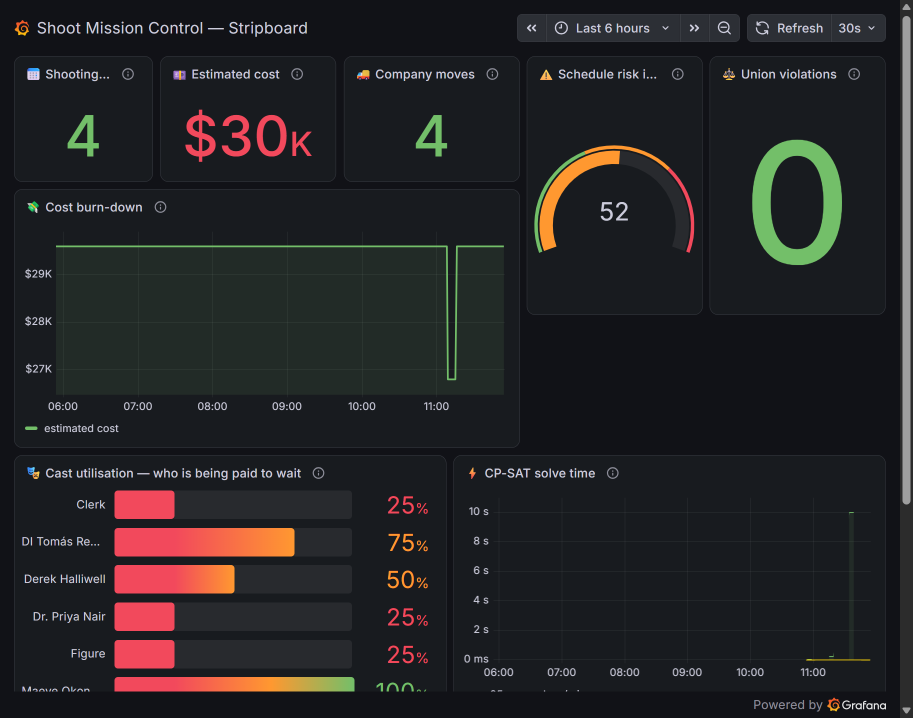
#> input picture docs/img/05-mission-control.png, 1825 x 1435 px (shown at 1/2 size)
$ python make_loop_gif.py
#> lines starting #> are read from the running program, lines starting #| are printed output that depends on the picture
"""
Builds `docs/img/00-the-loop.gif` — the loop this project is about, in four frames.

Each frame is a real screenshot of the deployed demo or of the public Grafana dashboard,
captioned. It is a composed sequence rather than a screen recording, and the README says so:
a GIF that looks like a recording but is not would be the same kind of small lie this
codebase spends its time removing.

    python demo/make_loop_gif.py

Requires Pillow. The screenshots come from `docs/img/`; retake them with a browser against
the deployed URL when the UI changes.
"""

from pathlib import Path

from PIL import Image, ImageDraw, ImageFont

WIDTH = 1100
CAPTION_HEIGHT = 78
FRAME_MS = 3000

IMG = Path(__file__).resolve().parent.parent / "docs" / "img"

FRAMES = [
    ("05-mission-control.png",
     "1 · Grafana watches the shoot, not the app",
     "Days, budget, company moves and who is being paid to wait"),
    ("02-proposals.png",
     "2 · Every option is a separate CP-SAT run",
     "The deltas are the difference between two solved schedules, not estimates"),
    ("01-stripboard.png",
     "3 · A human Producer approves — agents cannot",
     "Proposed by sa-replanner, approved by Producer. The service refuses anyone else"),
    ("04-audit-trail.png",
     "4 · And the decision is on the record",
     "Disruption -> proposal -> approval, append-only"),
]

INK = (17, 17, 17)
PAPER = (250, 249, 246)
ACCENT = (232, 179, 32)


def font(size: int, bold: bool = False):
    """Pillow's default font ignores size, so try the usual Windows faces first."""
    for name in (("segoeuib.ttf", "arialbd.ttf") if bold else ("segoeui.ttf", "arial.ttf")):
        try:
            return ImageFont.truetype(name, size)
        except OSError:
            continue
    return ImageFont.load_default()


def frame(path: Path, title: str, subtitle: str) -> Image.Image:
    shot = Image.open(path).convert("RGB")
#> shot is the input picture: PIL image 1825x1435 RGB; mean R, G, B 36.4, 35.3, 36.9

    # Scale to a common width, then crop to a 16:10-ish window so a tall full-page capture
    # does not shrink its own text into illegibility.
    scale = WIDTH / shot.width
#> scale = 0.603
    shot = shot.resize((WIDTH, int(shot.height * scale)), Image.LANCZOS)
#> shot: PIL image 1100x864 RGB
    body_height = min(shot.height, int(WIDTH * 0.62))
#> body_height = 682
    shot = shot.crop((0, 0, WIDTH, body_height))
#> shot: PIL image 1100x682 RGB

    canvas = Image.new("RGB", (WIDTH, body_height + CAPTION_HEIGHT), PAPER)
    canvas.paste(shot, (0, CAPTION_HEIGHT))

    draw = ImageDraw.Draw(canvas)
    draw.rectangle([0, 0, WIDTH, CAPTION_HEIGHT - 1], fill=PAPER)
    draw.rectangle([0, CAPTION_HEIGHT - 4, WIDTH, CAPTION_HEIGHT - 1], fill=ACCENT)
    draw.text((28, 14), title, font=font(27, bold=True), fill=INK)
    draw.text((28, 48), subtitle, font=font(17), fill=(90, 90, 90))
    return canvas


def main() -> int:
    missing = [name for name, _, _ in FRAMES if not (IMG / name).exists()]
    if missing:
        raise SystemExit(f"Missing screenshots in docs/img: {', '.join(missing)}")

    images = [frame(IMG / name, title, subtitle) for name, title, subtitle in FRAMES]
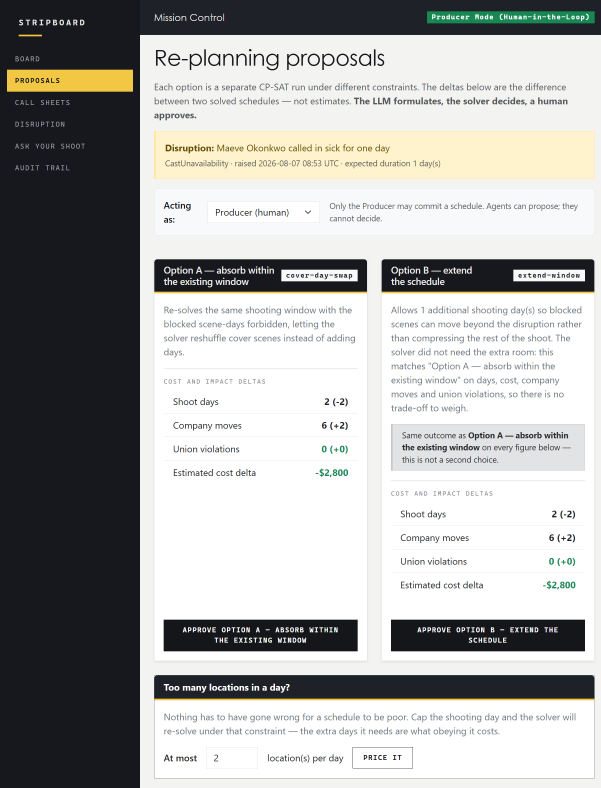
#> input picture docs/img/02-proposals.png, 1801 x 2363 px (shown at 1/3 size)
#> in frame, shot is the input picture: PIL image 1801x2363 RGB; mean R, G, B 171.1, 171.7, 170.2
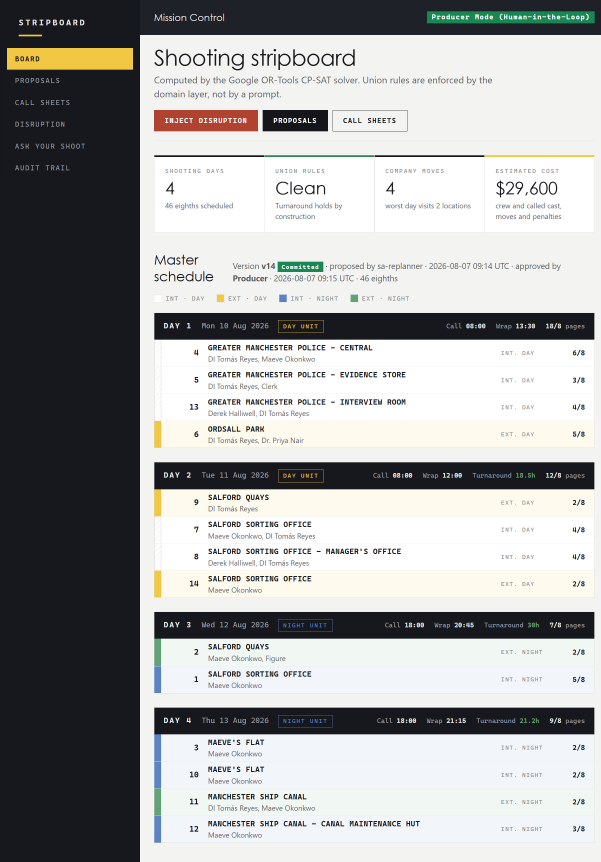
#> input picture docs/img/01-stripboard.png, 1801 x 2585 px (shown at 1/3 size)
#> in frame, shot is the input picture: PIL image 1801x2585 RGB; mean R, G, B 164.1, 165.2, 164.9
#> call 4 of frame, with title = '4 · And the decision is on the record'
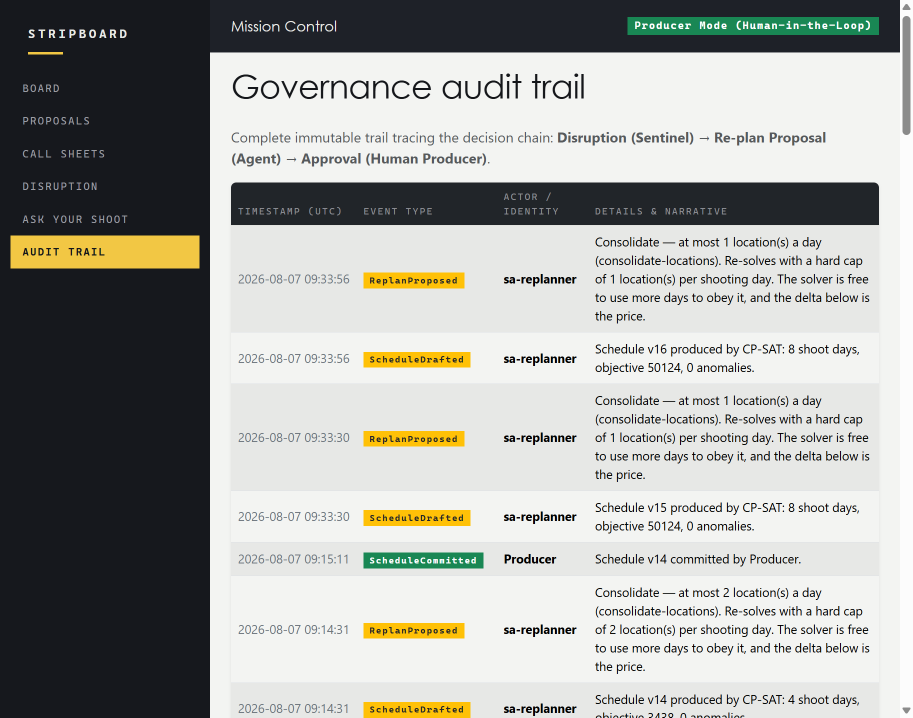
#> input picture docs/img/04-audit-trail.png, 1825 x 1435 px (shown at 1/2 size)
#> in frame, shot is the input picture: PIL image 1825x1435 RGB; mean R, G, B 164.1, 165.2, 161.6
#> in frame (call 4), `shot = shot.crop((0, 0, WIDTH, body_height))`:
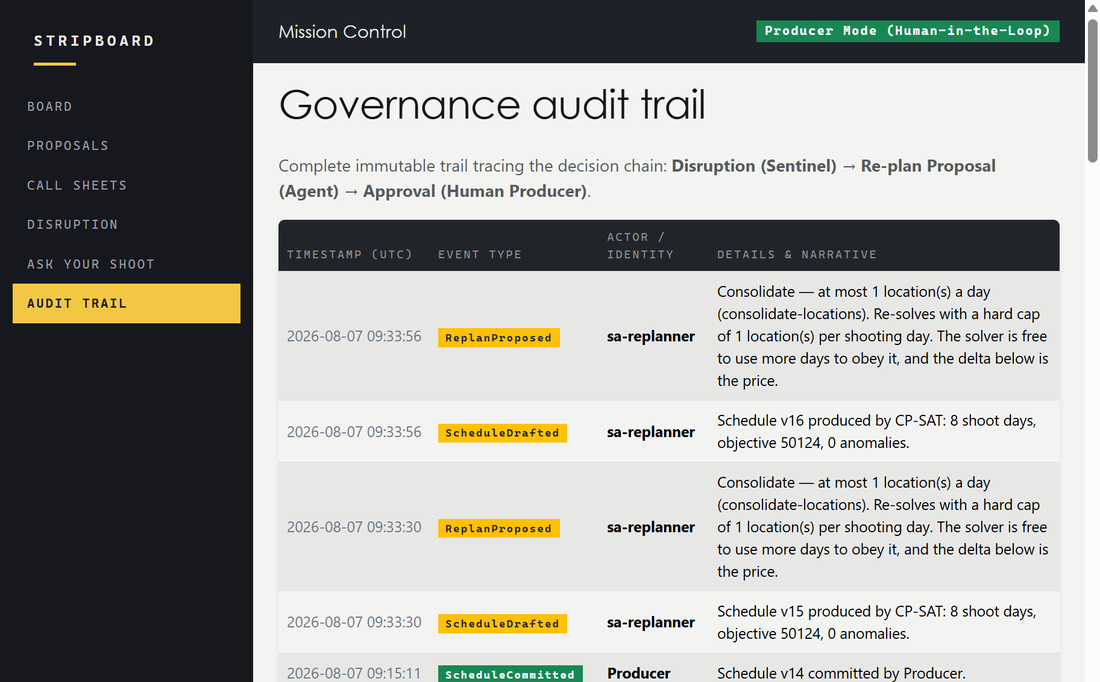
#> shot: PIL image 1100x682 RGB; mean R, G, B 159.2, 160.7, 157.1
#> in frame (call 4), `canvas.paste(shot, (0, CAPTION_HEIGHT))`:
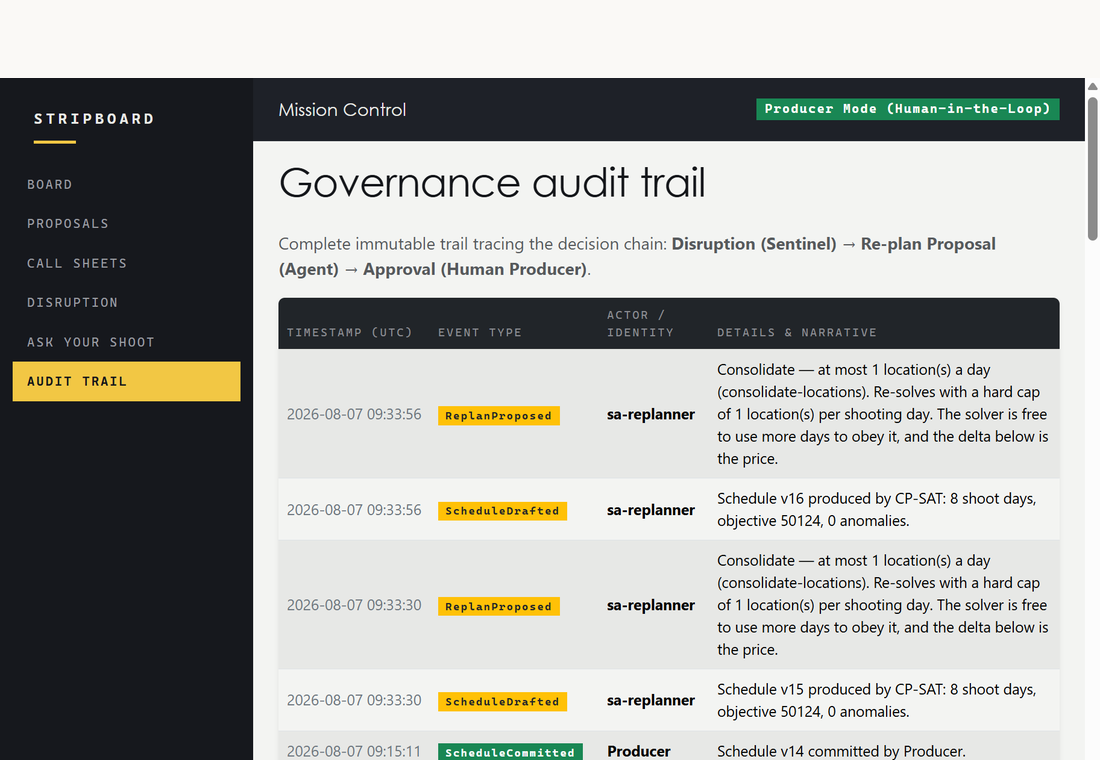
#> canvas: PIL image 1100x760 RGB; mean R, G, B 168.6, 169.7, 166.3
#> images = 4 items

    # One canvas size for every frame, or the GIF jumps about as it plays.
    height = max(image.height for image in images)
#> height = 760
    padded = []
    for image in images:
        canvas = Image.new("RGB", (WIDTH, height), PAPER)
        canvas.paste(image, (0, 0))
        padded.append(canvas.convert("P", palette=Image.ADAPTIVE, colors=192))
#> this loop made 4 passes
#> after the loop, padded = 4 items

    out = IMG / "00-the-loop.gif"
    padded[0].save(out, save_all=True, append_images=padded[1:],
                   duration=FRAME_MS, loop=0, optimize=True)
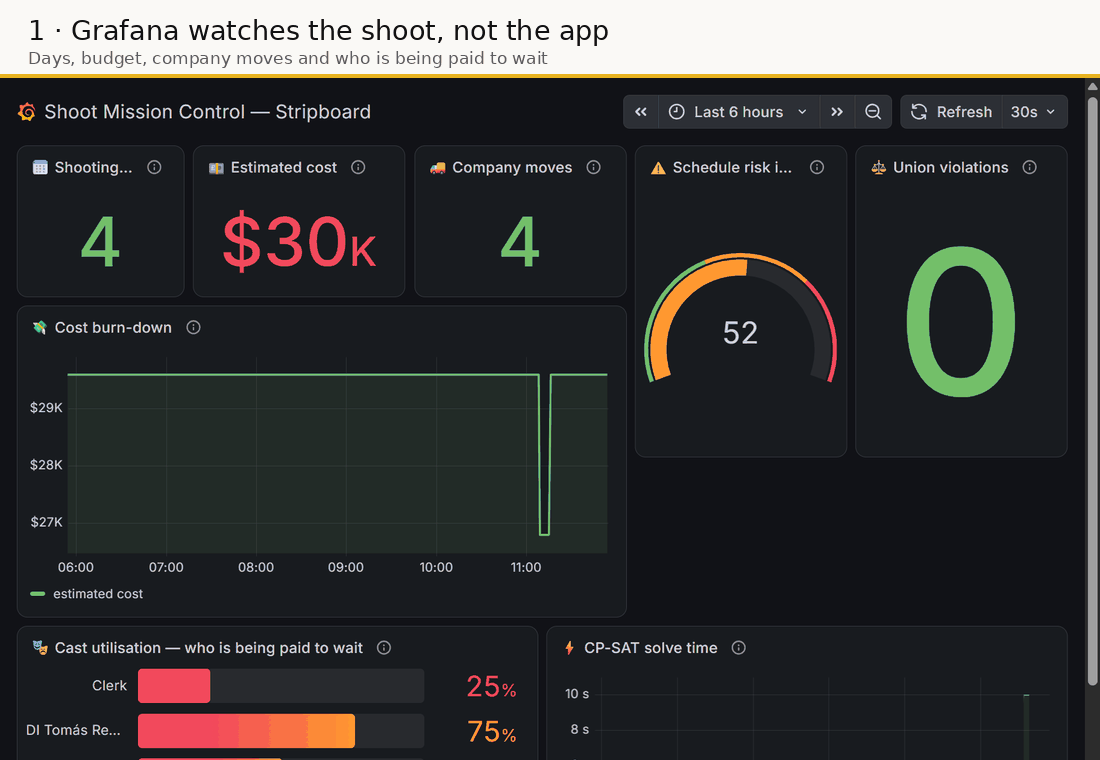
#> saved as 00-the-loop.gif: PIL image 1100x760 P; mean R, G, B 55.5, 55.9, 56

    print(f"{out.relative_to(IMG.parent.parent)}: {len(padded)} frames, "
          f"{len(padded) * FRAME_MS / 1000:.0f}s, {out.stat().st_size / 1024:.0f} KB")
#| docs/img/00-the-loop.gif: 4 frames, 12s, 415 KB
    return 0


if __name__ == "__main__":
    raise SystemExit(main())
#> (the program exits here)
